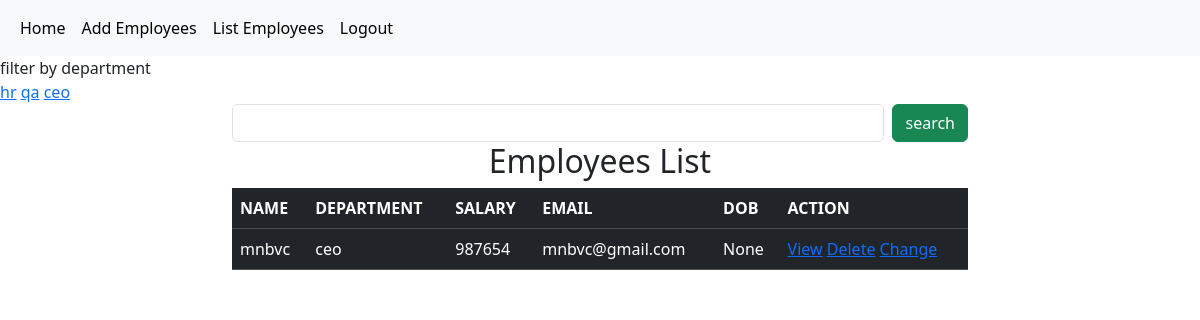
Screenshot of /employees/all?department=ceo (signed in) with the database file from the repository.
### crm/models.py (models this page shows, shortened)
class Employees(models.Model):
    name=models.CharField(max_length=200)
    department=models.CharField(max_length=200)
    salary=models.PositiveIntegerField()
    email=models.EmailField(unique=True)
    contact=models.CharField(max_length=20,null=True)
    age=models.PositiveIntegerField(null=True)
    profilepic=models.ImageField(upload_to="image",null=True,blank=True)
    dob=models.DateField(null=True,blank=True)

### crm/views.py (the view, shortened to what this page needs)
# urls.py: path('employees/all',views.EmployeeListView.as_view(),name="emp_all"),
@method_decorator(signin_required,name="dispatch")
class EmployeeListView(View):
    def get(self,request,*args,**kwargs):
        qs=Employees.objects.all()
        departments=Employees.objects.all().values_list("department",flat=True).distinct()
        print(departments)
        if "department" in request.GET:
            dept=request.GET.get("department")
            qs=qs.filter(department__iexact=dept)
        return render(request,"emp_list.html",{"data":qs,"departments":departments})

### crm/views.py (called while the page is built)
def signin_required(fn):
    def wrapper(request,*args,**kwargs):
        if not request.user.is_authenticated:
            messages.error(request,"Invalid Session")
            return redirect("signin")
        else:
            return fn(request,*args,**kwargs)
    return wrapper

### crm/templates/emp_list.html (shortened to what this page needs)
{%extends 'base.html'%}
{%block body_block%}
<div>
    <div>
    filter by department
    </div>
    {%for dep in departments%}
        <a href="{%url 'emp_all'%}?department={{dep}}">{{dep}}</a>
    {%endfor%}
</div>
<div class="container">
    <div class="row">
        <div class="col-2"></div>
        <div class="col-8">
            <form action="" method="post">
                <div class="d-flex">
                    <input type="text" name="box" class="form-control me-2">
                    <button type="submit" class="btn btn-success">search</button>
                </div>
            </form>
        </div>
        <div class="col-2"></div>
    </div>
</div>
<h2><center>Employees List</center></h2>
<div class="container">
    <div class="row">
        <div class="col-2"></div>
        <div class="col-8">
            <table class="table table-dark table-stripped caption-top">
                <tr>
                    <td><strong>NAME</strong></td>
                    <td><strong>DEPARTMENT</strong></td>
                    <td><strong>SALARY</strong></td>
                    <td><strong>EMAIL</strong></td>
                    <td><strong>DOB</strong></td>
                    <td><strong>ACTION</strong></td>
                </tr>
                {%for emp in data%}
                  <tr>
                    <td>{{emp.name}}</td>
                    <td>{{emp.department}}</td>
                    <td>{{emp.salary}}</td>
                    <td>{{emp.email}}</td>
                    <td>{{emp.dob}}</td>
                    <td>
                        <a href="{%url 'emp_details' emp.id%}">View</a>
                        <a href="{%url 'emp_delete' emp.id%}">Delete</a>
                        <a href="{%url 'emp_edit' emp.id%}">Change</a>
                    </td>
                  </tr>
                {%endfor%}
            </table>
        </div>
        <div class="col-2"></div>
    </div>
</div>
{%endblock%}

### rows the page displays
Employees: name "mnbvc", department "ceo", salary "987654", email "mnbvc@gmail.com", dob "None"

### other values shown
{{ dep }} "hr" "qa" "ceo"
